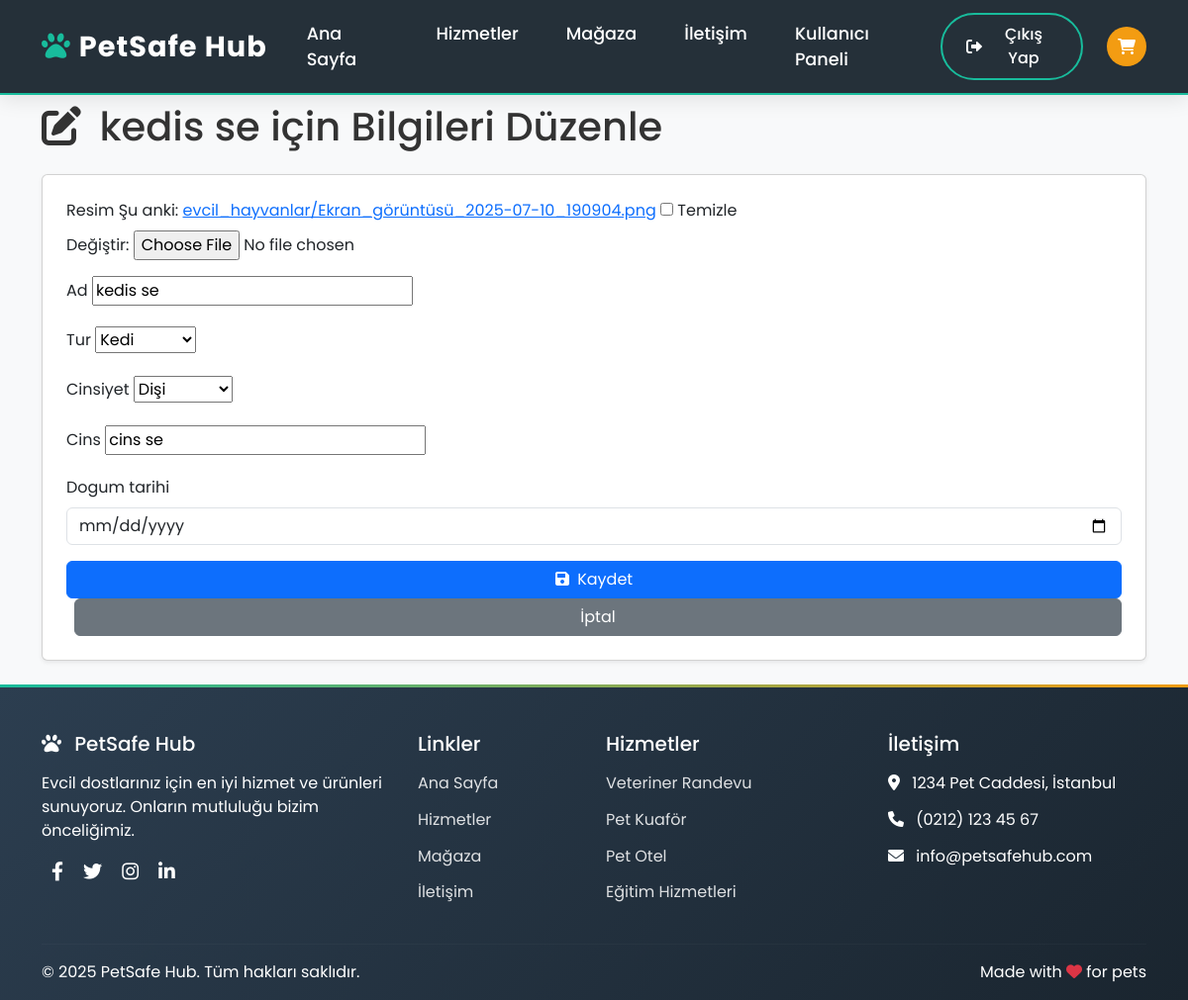
/petpanel/edit/15/ (signed in), run on the app's committed database.
### anahtarlik/models.py (models this page shows, shortened)
class EvcilHayvan(models.Model):
    TUR_SECENEKLERI = [
        ('kopek', 'Köpek'),
        ('kedi', 'Kedi'),
        ('diger', 'Diğer'),
    ]
    CINSIYET_SECENEKLERI = [
        ('erkek', 'Erkek'),
        ('disi', 'Dişi'),
        ('bilinmiyor', 'Bilinmiyor'),
    ]
    ad = models.CharField(max_length=100)
    tur = models.CharField(max_length=20, choices=TUR_SECENEKLERI)
    cins = models.CharField(max_length=100)
    cinsiyet = models.CharField(max_length=20, choices=CINSIYET_SECENEKLERI, default='bilinmiyor')
    dogum_tarihi = models.DateField(null=True, blank=True)
    sahip = models.ForeignKey(Sahip, on_delete=models.CASCADE, related_name='evcil_hayvanlar')
    saglik_notu = models.TextField(blank=True)
    beslenme_notu = models.TextField(blank=True)
    genel_not = models.TextField(blank=True)
    davranis_notu = models.TextField(blank=True)
    kayip_durumu = models.BooleanField(default=False)
    kayip_bildirim_tarihi = models.DateTimeField(null=True, blank=True)
    odul_miktari = models.DecimalField(max_digits=10, decimal_places=2, null=True, blank=True)
    resim = models.ImageField(upload_to='evcil_hayvanlar/', null=True, blank=True)

### petpanel/views.py (the view)
# urls.py: path('edit/<int:pet_id>/', views.edit_pet, name='pet_edit'),
@login_required
def edit_pet(request, pet_id):
    pet = get_object_or_404(EvcilHayvan, id=pet_id, sahip__kullanici=request.user)
    form = PetEditForm(request.POST or None, request.FILES or None, instance=pet)
    if form.is_valid():
        form.save()
        return redirect('pet_detail', pet_id=pet.id)
    return render(request, 'petpanel/edit_pet.html', {'form': form, 'pet': pet})

### petpanel/forms.py
class PetEditForm(forms.ModelForm):
    class Meta:
        model = EvcilHayvan
        fields = ['resim', 'ad', 'tur', 'cinsiyet', 'cins', 'dogum_tarihi']
        widgets = {
            'dogum_tarihi': forms.DateInput(attrs={'type': 'date', 'class': 'form-control'}),
        }

### courseapp/context_processors.py (called while the page is built, shortened)
def sepet_ozeti(request):
    sepet = request.session.get('sepet', {})
    if isinstance(sepet, list):  # Eski liste ise dict'e çevir (hata önle)
        new_sepet = {}
        for pk in sepet:
            new_sepet[str(pk)] = new_sepet.get(str(pk), 0) + 1
        request.session['sepet'] = new_sepet
        sepet = new_sepet
    sepet_items = []
    toplam = 0
    adet = 0
    return {
        'sepet_items': sepet_items,
        'sepet_toplam': toplam,
        'sepet_adet': adet,
    }

### petpanel/templates/petpanel/edit_pet.html (shortened to what this page needs)
{% extends "ana.html" %}
{% load static %}
{% block content %}
<div class="container py-4">
    <h1 class="mb-4"><i class="fas fa-edit me-2"></i> {{ pet.ad }} için Bilgileri Düzenle</h1>
    <form method="post" enctype="multipart/form-data" class="card p-4 shadow-sm">
        {% for field in form %}
            <div class="mb-3">
                <label class="form-label">{{ field.label }}</label>
                {{ field }}
            </div>
        {% endfor %}
        <button type="submit" class="btn btn-primary"><i class="fas fa-save me-1"></i> Kaydet</button>
        <a href="{% url 'pet_detail' pet.id %}" class="btn btn-secondary ms-2">İptal</a>
    </form>
</div>
{% endblock %}

### data on the page
EvcilHayvan: ad "kedis se", form "kedis se" "Kedi" "Dişi" "cins se"

### other printed values
{{ field.label }} "Resim" "Ad" "Tur" "Cinsiyet" "Cins" "Dogum tarihi"
